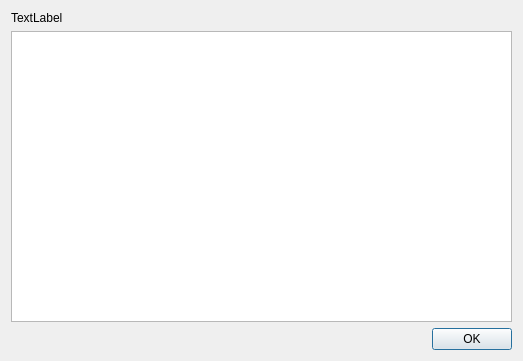
<?xml version="1.0" encoding="UTF-8"?>
<ui version="4.0">
 <class>CAboutDialog</class>
 <widget class="QDialog" name="CAboutDialog">
  <property name="geometry">
   <rect>
    <x>0</x>
    <y>0</y>
    <width>523</width>
    <height>361</height>
   </rect>
  </property>
  <property name="windowTitle">
   <string>About</string>
  </property>
  <property name="windowIcon">
   <iconset resource="resources.qrc">
    <normaloff>:/main/md</normaloff>:/main/md</iconset>
  </property>
  <layout class="QVBoxLayout" name="verticalLayout">
   <item>
    <widget class="QLabel" name="labelName">
     <property name="text">
      <string>TextLabel</string>
     </property>
    </widget>
   </item>
   <item>
    <widget class="QTextBrowser" name="textAbout">
     <property name="font">
      <font>
       <pointsize>10</pointsize>
      </font>
     </property>
     <property name="openExternalLinks">
      <bool>true</bool>
     </property>
    </widget>
   </item>
   <item>
    <widget class="QDialogButtonBox" name="buttonBox">
     <property name="orientation">
      <enum>Qt::Horizontal</enum>
     </property>
     <property name="standardButtons">
      <set>QDialogButtonBox::Ok</set>
     </property>
    </widget>
   </item>
  </layout>
 </widget>
 <resources>
  <include location="resources.qrc"/>
 </resources>
 <connections>
  <connection>
   <sender>buttonBox</sender>
   <signal>accepted()</signal>
   <receiver>CAboutDialog</receiver>
   <slot>accept()</slot>
   <hints>
    <hint type="sourcelabel">
     <x>248</x>
     <y>254</y>
    </hint>
    <hint type="destinationlabel">
     <x>157</x>
     <y>274</y>
    </hint>
   </hints>
  </connection>
  <connection>
   <sender>buttonBox</sender>
   <signal>rejected()</signal>
   <receiver>CAboutDialog</receiver>
   <slot>reject()</slot>
   <hints>
    <hint type="sourcelabel">
     <x>316</x>
     <y>260</y>
    </hint>
    <hint type="destinationlabel">
     <x>286</x>
     <y>274</y>
    </hint>
   </hints>
  </connection>
 </connections>
</ui>
